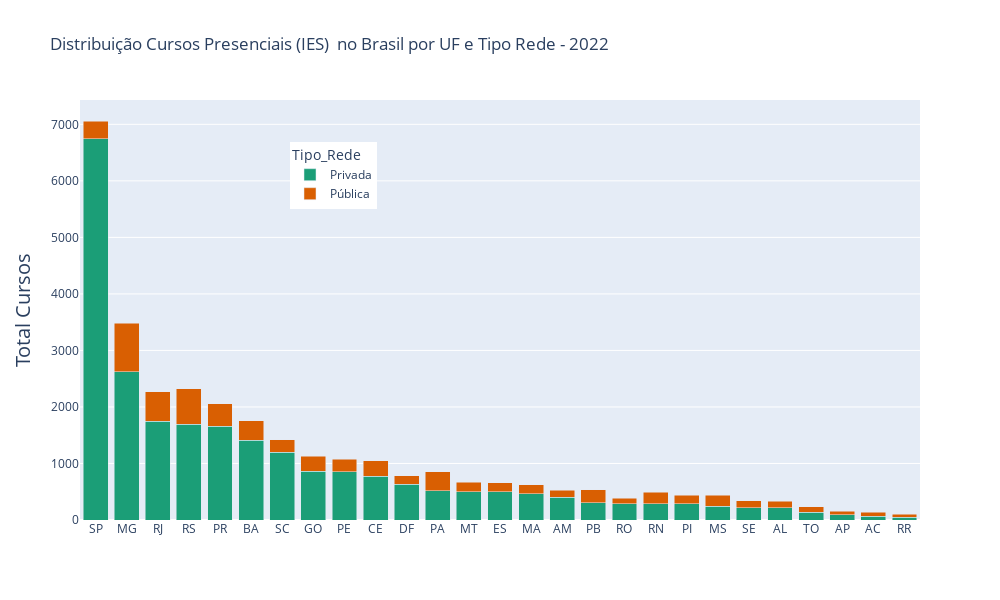

Here is the notebook cell this chart was saved with:
### Code cell
fig = px.bar(distr_cursos_uf_rede.sort_values(by='Total_Cursos', ascending=False),
             x='SG_UF', 
             y='Total_Cursos', 
             color='Tipo_Rede',
             color_discrete_sequence=px.colors.qualitative.Dark2,
             barmode = 'stack', #stack=empilhado; group=barras separadas
             width=1000, height=600,
             title='Distribuição Cursos Presenciais (IES)  no Brasil por UF e Tipo Rede - 2022',
             hover_data = {'SG_UF','Tipo_Rede','Total_Cursos',
                           'Total_Cursos_p'})
fig.update_layout(yaxis=dict(title='Total Cursos', titlefont_size=20, tickfont_size=12),
                  xaxis=dict(title=''),      # remover titulo no eixo x
                  legend=dict(x=0.25,y=0.9)) # deslocar legenda para dentro do plot
fig.show()

### Figure 1 — Plotly figure (JSON) as saved in the notebook; plotly's stock layout.template omitted (floating-point values rounded to 4 significant figures)
{"data": [{"alignmentgroup": "True", "customdata": [[95.54, "Privada"], [75.43, "Privada"], [77.17, "Privada"], [73.01, "Privada"], [81, "Privada"], [80.38, "Privada"], [84.2, "Privada"], [76.15, "Privada"], [79.33, "Privada"], [73.75, "Privada"], [80.43, "Privada"], [60.33, "Privada"], [75.15, "Privada"], [75.79, "Privada"], [74.28, "Privada"], [76.47, "Privada"], [57.38, "Privada"], [75.58, "Privada"], [58.93, "Privada"], [65.68, "Privada"], [55.68, "Privada"], [64.33, "Privada"], [65.47, "Privada"], [58.65, "Privada"], [59.75, "Privada"], [49.62, "Privada"], [47.17, "Privada"]], "hovertemplate": "Tipo_Rede=%{customdata[1]}<br>SG_UF=%{x}<br>Total_Cursos=%{y}<br>Total_Cursos_p=%{customdata[0]}<extra></extra>", "legendgroup": "Privada", "marker": {"color": "rgb(27,158,119)", "pattern": {"shape": ""}}, "name": "Privada", "offsetgroup": "Privada", "orientation": "v", "showlegend": true, "textposition": "auto", "type": "bar", "x": ["SP", "MG", "RJ", "RS", "PR", "BA", "SC", "GO", "PE", "CE", "DF", "PA", "MT", "ES", "MA", "AM", "PB", "RO", "RN", "PI", "MS", "SE", "AL", "TO", "AP", "AC", "RR"], "xaxis": "x", "y": [6744, 2625, 1748, 1693, 1663, 1409, 1199, 859, 852, 770, 629, 514, 502, 501, 465, 403, 307, 291, 287, 287, 245, 220, 218, 139, 95, 66, 50], "yaxis": "y"}, {"alignmentgroup": "True", "customdata": [[24.57, "Pública"], [26.99, "Pública"], [22.83, "Pública"], [19, "Pública"], [19.62, "Pública"], [39.67, "Pública"], [4.46, "Pública"], [26.25, "Pública"], [23.85, "Pública"], [42.62, "Pública"], [15.8, "Pública"], [20.67, "Pública"], [41.07, "Pública"], [44.32, "Pública"], [24.85, "Pública"], [25.72, "Pública"], [24.21, "Pública"], [19.57, "Pública"], [34.32, "Pública"], [23.53, "Pública"], [35.67, "Pública"], [34.53, "Pública"], [41.35, "Pública"], [24.42, "Pública"], [50.38, "Pública"], [40.25, "Pública"], [52.83, "Pública"]], "hovertemplate": "Tipo_Rede=%{customdata[1]}<br>SG_UF=%{x}<br>Total_Cursos=%{y}<br>Total_Cursos_p=%{customdata[0]}<extra></extra>", "legendgroup": "Pública", "marker": {"color": "rgb(217,95,2)", "pattern": {"shape": ""}}, "name": "Pública", "offsetgroup": "Pública", "orientation": "v", "showlegend": true, "textposition": "auto", "type": "bar", "x": ["MG", "RS", "RJ", "PR", "BA", "PA", "SP", "CE", "GO", "PB", "SC", "PE", "RN", "MS", "MT", "MA", "ES", "DF", "PI", "AM", "SE", "AL", "TO", "RO", "AC", "AP", "RR"], "xaxis": "x", "y": [855, 626, 517, 390, 344, 338, 315, 274, 269, 228, 225, 222, 200, 195, 166, 161, 160, 153, 150, 124, 122, 115, 98, 94, 67, 64, 56], "yaxis": "y"}], "layout": {"barmode": "stack", "height": 600, "legend": {"title": {"text": "Tipo_Rede"}, "tracegroupgap": 0, "x": 0.25, "y": 0.9}, "title": {"text": "Distribuição Cursos Presenciais (IES)  no Brasil por UF e Tipo Rede - 2022"}, "width": 1000, "xaxis": {"anchor": "y", "autorange": true, "domain": [0, 1], "range": [-0.5, 26.5], "title": {"text": ""}, "type": "category"}, "yaxis": {"anchor": "x", "autorange": true, "domain": [0, 1], "range": [0, 7431.0], "tickfont": {"size": 12}, "title": {"font": {"size": 20}, "text": "Total Cursos"}, "type": "linear"}}}
